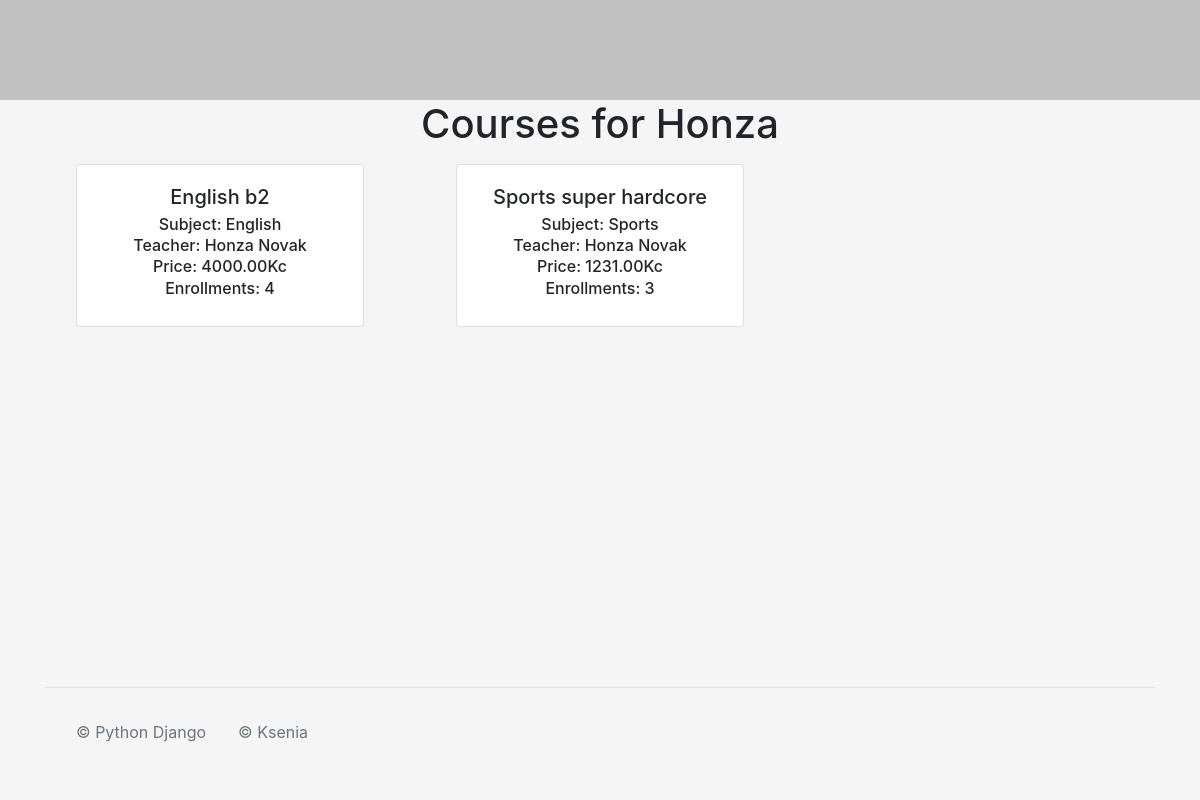
Page /teachCourses/2 on the committed database.
### CoursesApp/models.py (models this page shows)
class Teacher(models.Model):
    Username = models.CharField(max_length=30, unique=True)
    Password = models.CharField(max_length=64)
    Name = models.CharField(max_length=60)
    Surname = models.CharField(max_length=60)
    Photo = models.ImageField(upload_to="images/", blank=True, null=True)
    Bio = models.CharField(max_length=200)

class Course(models.Model):
    Name = models.CharField(max_length=100, unique=True)
    Subject = models.ForeignKey(Subject, on_delete=models.PROTECT)
    Teacher = models.ForeignKey(Teacher, on_delete=models.PROTECT)
    Info = models.CharField(max_length=200)
    Price = models.DecimalField(max_digits=10, decimal_places=2, blank=True, null=True)

class Subject(models.Model):
    Name = models.CharField(max_length=60, unique=True)

### CoursesApp/views.py (the view)
# urls.py: path("teachCourses/<int:teacher_id>", views.TeachCourses, name="teachCourses")
def TeachCourses(request, teacher_id):
    teacher = Teacher.objects.get(id=teacher_id)
    courses = Course.objects.filter(Teacher=teacher)
    for course in courses:
        course.enrollment_count = Enrollment.objects.filter(Course=course).count()
    return render(request, "teachCourses.html", {"courses": courses, "teacher": teacher})

### CoursesApp/templates/teachCourses.html (shortened to what this page needs)
{% load static %}
<!DOCTYPE html>
<html>
  <head>
    <link href="https://cdn.jsdelivr.net/npm/bootstrap@5.2.3/dist/css/bootstrap.min.css" rel="stylesheet" />
    <link rel="stylesheet" href="https://cdn.jsdelivr.net/npm/bootstrap@4.0.0/dist/css/bootstrap.min.css" />
    <link rel="stylesheet" type="text/css" href="{% static 'css/style.css' %}" />
    <link rel="stylesheet" href="https://cdnjs.cloudflare.com/ajax/libs/font-awesome/6.4.0/css/all.min.css" />
  </head>
  <body style="min-width: 450px; " class="d-flex flex-column min-vh-100">
    <nav class="navbar bg-body-tertiary d-flex justify-content-center" style="background-color: rgb(192, 192, 192); height: 100px;">
      <div style="position: relative; top: -2px; z-index: 1;">
      </div>
    </nav>
    <h1 style="align-self: center;">Courses for {{ teacher.Name }}</h1>
    <div class="container mt-2">
      <div class="row g-2">
        {% for course in courses %}
          <div class="col-xl-4 col-md-6 col-sm-12 text-center" style="display: flex; flex-direction: row; justify-content: center;">
            <div class="card" style="width: 18rem;">
              <a href="{% url 'course' course_id=course.id %}" style=" color: inherit;
              text-decoration: inherit;">
                <div class="card-body">
                  <h5 class="card-title">{{ course.Name }}</h5>
                  <h6 class="card-subtitle mb-2 text-body-secondary">Subject: {{ course.Subject.Name }}</h6>
                  <h6 class="card-subtitle mb-2 text-body-secondary">Teacher: {{ course.Teacher.Name }} {{ course.Teacher.Surname }}</h6>
                  <h6 class="card-subtitle mb-2 text-body-secondary">Price: {{ course.Price }}Kc</h6>
                  <h6 class="card-subtitle mb-2 text-body-secondary">Enrollments: {{ course.enrollment_count }}</h6>
                </div>
              </a>
            </div>
          </div>
        {% endfor %}
      </div>
    </div>
    <div class="container mt-auto" style=" bottom: 0; ">
      <footer class="d-flex flex-wrap justify-content-center justify-content-md-between align-items-center py-3 my-4 border-top">
        <div class="col-md-4 d-flex align-items-center">
          <span class="m-3 text-muted">© Python Django</span>
          <span class="m-3 text-muted">© Ksenia</span>
        </div>
      </footer>
    </div>
  </body>
</html>

### static/css/style.css (style rules this page uses)
html, body { height: 100%; }
body { margin: 0px; padding: 0px; background-color: #f5f5f5; }

### rows in the picture
Teacher: Name "Honza"
Course: Name "English b2", Subject.Name "English", Teacher.Name "Honza", Teacher.Surname "Novak", Price "4000.00", enrollment_count "4"
Course: Name "Sports super hardcore", Subject.Name "Sports", Teacher.Name "Honza", Teacher.Surname "Novak", Price "1231.00", enrollment_count "3"
